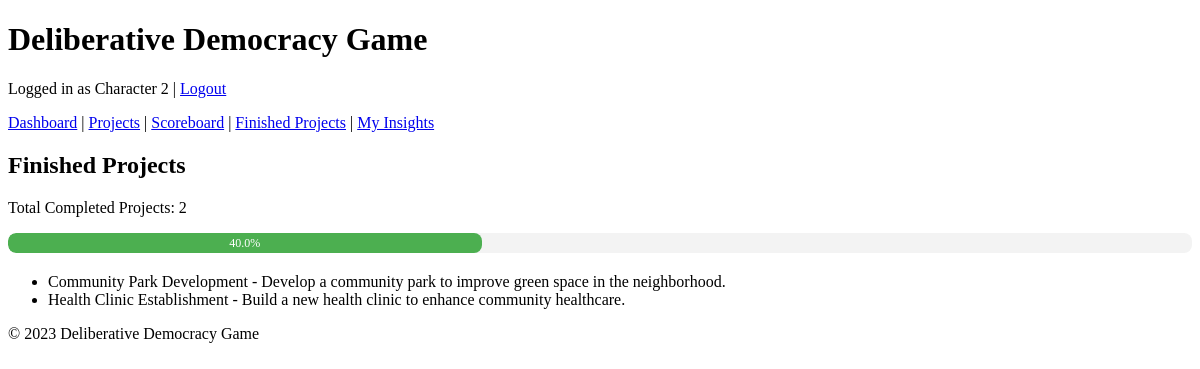
/finished_projects (signed in), run on an earlier commit of the app's database.
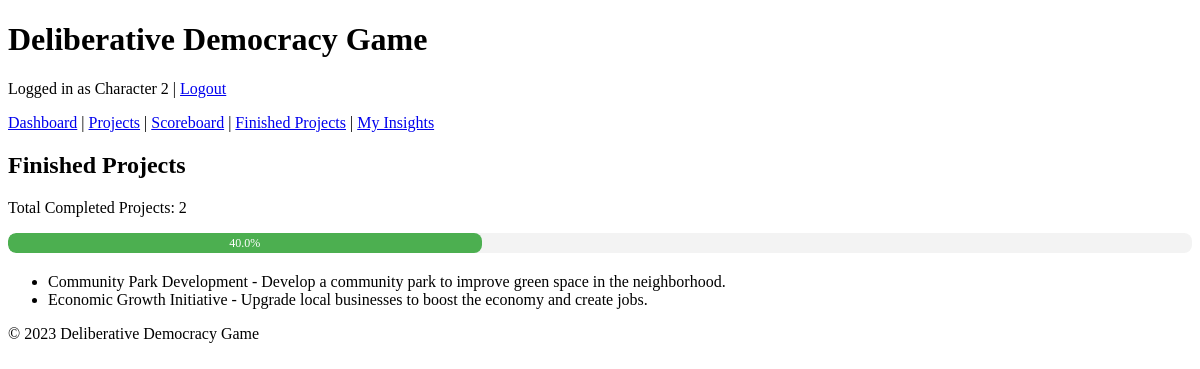
And on a later commit of the database.
### app/models.py (models this page shows, shortened)
class Project(db.Model):
    __tablename__ = "projects"
    id = db.Column(db.Integer, primary_key=True)
    name = db.Column(db.String(128), nullable=False)
    description = db.Column(db.Text, nullable=True)
    outcomes = db.Column(db.Text, nullable=True)
    required_resources = db.Column(db.Text, nullable=True)
    is_completed = db.Column(db.Boolean, default=False)

### app/routes.py (the view)
@main.route("/finished_projects")
@login_required
def finished_projects():
    projects = Project.query.filter_by(is_completed=True).all()
    total_projects = Project.query.count()  # Get the total number of projects
    return render_template(
        "finished_projects.html", projects=projects, total_projects=total_projects
    )

### app/routes.py (called while the page is built)
@login_manager.user_loader
def load_user(user_id):
    return User.query.get(int(user_id))

### app/templates/finished_projects.html (shortened to what this page needs)
{% extends "base.html" %}
{% block content %}
<h2>Finished Projects</h2>
{% if projects %}
<p>Total Completed Projects: {{ projects|length }}</p>
<div class="progress-bar-container">
    <div class="progress-bar completed"
        style="width: {{ (projects|length / total_projects) * 100 }}%; max-width: 100%;">
        {{ (projects|length / total_projects) * 100 | round(1) }}%
    </div>
</div>
<ul>
    {% for project in projects %}
    <li>{{ project.name }} - {{ project.description }}</li>
    {% endfor %}
</ul>
{% else %}
<p>No completed projects available.</p>
{% endif %}
{% endblock %}

What changed in the data, as far as the page shows it:
no longer on this page (row edited): Project: name "Health Clinic Establishment", description "Build a new health clinic to enhance community healthcare."
now on this page (row edited): Project: name "Economic Growth Initiative", description "Upgrade local businesses to boost the economy and create jobs."
